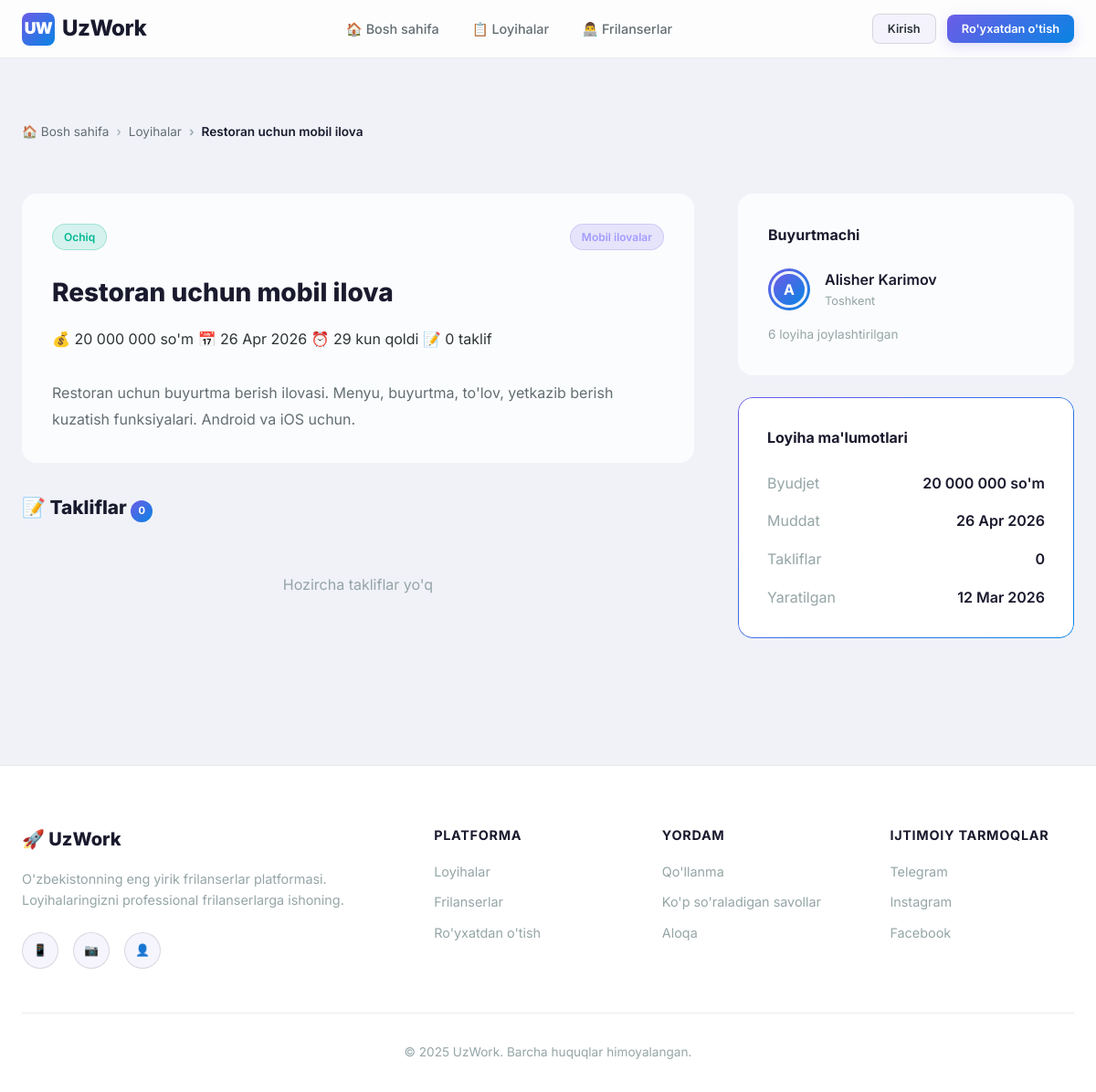
The app's page /projects/2/ with its own data.
### projects/models.py (models this page shows, shortened)
class Project(models.Model):
    STATUS_CHOICES = (
        ('open', 'Ochiq'),
        ('in_progress', 'Jarayonda'),
        ('completed', 'Yakunlangan'),
        ('cancelled', 'Bekor qilingan'),
    )
    title = models.CharField(max_length=200, verbose_name="Loyiha nomi")
    description = models.TextField(verbose_name="Tavsif")
    client = models.ForeignKey(
        settings.AUTH_USER_MODEL, on_delete=models.CASCADE,
        related_name='client_projects', verbose_name="Buyurtmachi"
    )
    category = models.ForeignKey(
        Category, on_delete=models.SET_NULL, null=True, blank=True,
        related_name='projects', verbose_name="Kategoriya"
    )
    budget = models.DecimalField(max_digits=12, decimal_places=0, verbose_name="Byudjet (so'm)")
    deadline = models.DateField(verbose_name="Muddat")
    status = models.CharField(max_length=20, choices=STATUS_CHOICES, default='open', verbose_name="Holat")
    assigned_freelancer = models.ForeignKey(
        settings.AUTH_USER_MODEL, on_delete=models.SET_NULL,
        null=True, blank=True, related_name='assigned_projects',
        verbose_name="Tanlangan frilanser"
    )
    created_at = models.DateTimeField(auto_now_add=True, verbose_name="Yaratilgan sana")
    updated_at = models.DateTimeField(auto_now=True, verbose_name="Yangilangan sana")
    class Meta:
        verbose_name = "Loyiha"
        verbose_name_plural = "Loyihalar"
        ordering = ['-created_at']
    @property
    def proposals_count(self):
        return self.proposals.count()
    @property
    def days_left(self):
        delta = self.deadline - timezone.now().date()
        return max(delta.days, 0)

class Category(models.Model):
    name = models.CharField(max_length=100, verbose_name="Kategoriya nomi")
    slug = models.SlugField(unique=True)
    icon = models.CharField(max_length=50, blank=True, help_text="CSS icon class")
    class Meta:
        verbose_name = "Kategoriya"
        verbose_name_plural = "Kategoriyalar"

### accounts/models.py (models this page shows, shortened)
class User(AbstractUser):
    ROLE_CHOICES = (
        ('client', 'Buyurtmachi'),
        ('freelancer', 'Frilanser'),
        ('admin', 'Administrator'),
    )
    role = models.CharField(max_length=20, choices=ROLE_CHOICES, default='client', verbose_name="Rol")
    phone = models.CharField(max_length=20, blank=True, verbose_name="Telefon raqam")
    avatar = models.ImageField(upload_to='avatars/', blank=True, null=True, verbose_name="Profil rasmi")
    bio = models.TextField(blank=True, verbose_name="O'zi haqida")
    skills = models.CharField(max_length=500, blank=True, verbose_name="Ko'nikmalar",
                              help_text="Vergul bilan ajrating: masalan, Python, Django, JavaScript")
    location = models.CharField(max_length=100, blank=True, verbose_name="Joylashuv")
    portfolio_url = models.URLField(blank=True, verbose_name="Portfolio havolasi")
    date_joined_display = models.DateTimeField(auto_now_add=True, verbose_name="Ro'yxatdan o'tgan sana")
    class Meta:
        verbose_name = "Foydalanuvchi"
        verbose_name_plural = "Foydalanuvchilar"

### projects/views.py (the view)
# urls.py: path('<int:pk>/', views.project_detail, name='project_detail'),
def project_detail(request, pk):
    project = get_object_or_404(Project.objects.select_related('client', 'assigned_freelancer', 'category'), pk=pk)
    proposals = project.proposals.select_related('freelancer').all()
    user_has_proposed = False
    if request.user.is_authenticated and request.user.is_freelancer:
        user_has_proposed = proposals.filter(freelancer=request.user).exists()
    proposal_form = ProposalForm() if (
        request.user.is_authenticated and
        request.user.is_freelancer and
        not user_has_proposed and
        project.status == 'open'
    ) else None
    context = {
        'project': project,
        'proposals': proposals,
        'user_has_proposed': user_has_proposed,
        'proposal_form': proposal_form,
    }
    return render(request, 'projects/detail.html', context)

### templates/projects/detail.html (shortened to what this page needs)
{% extends 'base.html' %}
{% load humanize %}
{% block content %}
<div class="page-header">
    <div class="container">
        <ul class="breadcrumb">
            <li><a href="{% url 'home' %}">🏠 Bosh sahifa</a></li>
            <li><a href="{% url 'project_list' %}">Loyihalar</a></li>
            <li class="active">{{ project.title|truncatewords:5 }}</li>
        </ul>
    </div>
</div>
<div class="container" style="padding-bottom: var(--space-3xl);">
    <div class="project-detail-grid">
        <div>
            <div class="card glass" style="margin-bottom:var(--space-xl); animation: fadeInUp 0.5s ease both;">
                <div class="card-header">
                    <span class="tag status-{{ project.status }}">{{ project.get_status_display }}</span>
                    {% if project.category %}
                    <span class="tag">{{ project.category.name }}</span>
                    {% endif %}
                </div>
                <h1 style="font-size:1.75rem; font-weight:800; color:var(--text-bright); margin-bottom:var(--space-md);">
                    {{ project.title }}
                </h1>
                <div class="project-meta" style="margin-bottom:var(--space-xl);">
                    <span class="meta-item"><span class="icon">💰</span> {{ project.budget|intcomma }} so'm</span>
                    <span class="meta-item"><span class="icon">📅</span> {{ project.deadline|date:"d M Y" }}</span>
                    <span class="meta-item"><span class="icon">⏰</span> {{ project.days_left }} kun qoldi</span>
                    <span class="meta-item"><span class="icon">📝</span> {{ project.proposals_count }} taklif</span>
                </div>
                <div style="color:var(--text-secondary); line-height:1.8; white-space:pre-wrap;">{{ project.description }}</div>
            </div>
            <h2 style="font-size:1.3rem; font-weight:800; color:var(--text-bright); margin-bottom:var(--space-lg);" class="reveal">
                📝 Takliflar <span class="number-badge">{{ proposals|length }}</span>
            </h2>
            {% if proposals %}
                {% for proposal in proposals %}
                <div class="proposal-card reveal" style="transition-delay: {{ forloop.counter0 }}00ms;">
                    <div class="proposal-header">
                        {% if proposal.freelancer.avatar %}
                            <div class="avatar-ring">
                                <img src="{{ proposal.freelancer.avatar.url }}" class="avatar avatar-md" alt="">
                            </div>
                        {% else %}
                            <div class="avatar-ring">
                                <div class="avatar-placeholder avatar-md">{{ proposal.freelancer.first_name|first|default:"?" }}</div>
                            </div>
                        {% endif %}
                        <div class="proposal-info">
                            <a href="{% url 'profile' username=proposal.freelancer.username %}" class="proposal-name">
                                {{ proposal.freelancer.get_full_name|default:proposal.freelancer.username }}
                            </a>
                            <div class="proposal-rating">
                                <span class="stars">
                                    {% for i in "12345" %}
                                        {% if forloop.counter <= proposal.freelancer.average_rating %}★{% else %}<span class="star-empty">★</span>{% endif %}
                                    {% endfor %}
                                </span>
                                {{ proposal.freelancer.average_rating }} • {{ proposal.freelancer.completed_projects_count }} yakunlangan
                            </div>
                        </div>
                        <div style="text-align:right;">
                            <div class="proposal-price">{{ proposal.price|intcomma }} so'm</div>
                            <div style="font-size:0.8rem; color:var(--text-muted);">{{ proposal.delivery_days }} kunda</div>
                        </div>
                    </div>
                    <p style="color:var(--text-secondary); font-size:0.9rem; line-height:1.6;">{{ proposal.message }}</p>
                    <div class="d-flex justify-between align-center" style="margin-top:var(--space-md);">
                        <span class="tag {% if proposal.status == 'accepted' %}tag-success{% elif proposal.status == 'rejected' %}tag-danger{% else %}tag-warning{% endif %}">
                            {{ proposal.get_status_display }}
                        </span>
                        {% if user == project.client and proposal.status == 'pending' %}
                        <div class="proposal-actions">
                            <form method="post" action="{% url 'proposal_accept' pk=proposal.pk %}" style="display:inline;">
                                {% csrf_token %}
                                <button type="submit" class="btn btn-success btn-sm">✅ Qabul qilish</button>
                            </form>
                            <form method="post" action="{% url 'proposal_reject' pk=proposal.pk %}" style="display:inline;">
                                {% csrf_token %}
                                <button type="submit" class="btn btn-danger btn-sm">❌ Rad etish</button>
                            </form>
                            <a href="{% url 'chat' username=proposal.freelancer.username %}" class="btn btn-secondary btn-sm">✉️</a>
                        </div>
                        {% endif %}
                    </div>
                </div>
                {% endfor %}
            {% else %}
                <div class="empty-state reveal" style="padding:var(--space-xl);">
                    <p>Hozircha takliflar yo'q</p>
                </div>
            {% endif %}
        </div>
        <div>
            <div class="card glass" style="margin-bottom:var(--space-lg); animation: fadeInRight 0.5s ease 0.2s both;">
                <h3 style="font-size:1rem; font-weight:700; color:var(--text-bright); margin-bottom:var(--space-lg);">
                    Buyurtmachi
                </h3>
                <div class="d-flex align-center gap-1" style="margin-bottom:var(--space-md);">
                    {% if project.client.avatar %}
                        <div class="avatar-ring">
                            <img src="{{ project.client.avatar.url }}" class="avatar avatar-md" alt="">
                        </div>
                    {% else %}
                        <div class="avatar-ring">
                            <div class="avatar-placeholder avatar-md">{{ project.client.first_name|first|default:"B" }}</div>
                        </div>
                    {% endif %}
                    <div>
                        <a href="{% url 'profile' username=project.client.username %}" style="font-weight:600; color:var(--text-bright);">
                            {{ project.client.get_full_name|default:project.client.username }}
                        </a>
                        <div style="font-size:0.8rem; color:var(--text-muted);">
                            {{ project.client.location|default:"O'zbekiston" }}
                        </div>
                    </div>
                </div>
                <div style="font-size:0.85rem; color:var(--text-muted);">
                    {{ project.client.client_projects.count }} loyiha joylashtirilgan
                </div>
            </div>
            <div class="card gradient-border" style="animation: fadeInRight 0.5s ease 0.3s both;">
                <h3 style="font-size:1rem; font-weight:700; color:var(--text-bright); margin-bottom:var(--space-lg);">
                    Loyiha ma'lumotlari
                </h3>
                <div style="display:flex; flex-direction:column; gap:var(--space-md);">
                    <div style="display:flex; justify-content:space-between;">
                        <span style="color:var(--text-muted);">Byudjet</span>
                        <span style="color:var(--text-bright); font-weight:600;">{{ project.budget|intcomma }} so'm</span>
                    </div>
                    <div style="display:flex; justify-content:space-between;">
                        <span style="color:var(--text-muted);">Muddat</span>
                        <span style="color:var(--text-bright); font-weight:600;">{{ project.deadline|date:"d M Y" }}</span>
                    </div>
                    <div style="display:flex; justify-content:space-between;">
                        <span style="color:var(--text-muted);">Takliflar</span>
                        <span style="color:var(--text-bright); font-weight:600;">{{ project.proposals_count }}</span>
                    </div>
                    <div style="display:flex; justify-content:space-between;">
                        <span style="color:var(--text-muted);">Yaratilgan</span>
                        <span style="color:var(--text-bright); font-weight:600;">{{ project.created_at|date:"d M Y" }}</span>
                    </div>
                </div>
            </div>
        </div>
    </div>
</div>
{% endblock %}

### records on screen
Project: title "Restoran uchun mobil ilova", status "Ochiq", category.name "Mobil ilovalar", budget "20 000 000", deadline "26 Apr 2026", days_left "29", proposals_count "0", description "Restoran uchun buyurtma berish ilovasi. Menyu, buyurtma, to'lov, yetkazib berish kuzatish funksiyalari. Android va iOS uchun.", client.first_name|first "A", client.get_full_name "Alisher Karimov", client.location "Toshkent", client.client_projects.count "6", created_at "12 Mar 2026"

### other values on screen
{{ proposals|length }} "0"
